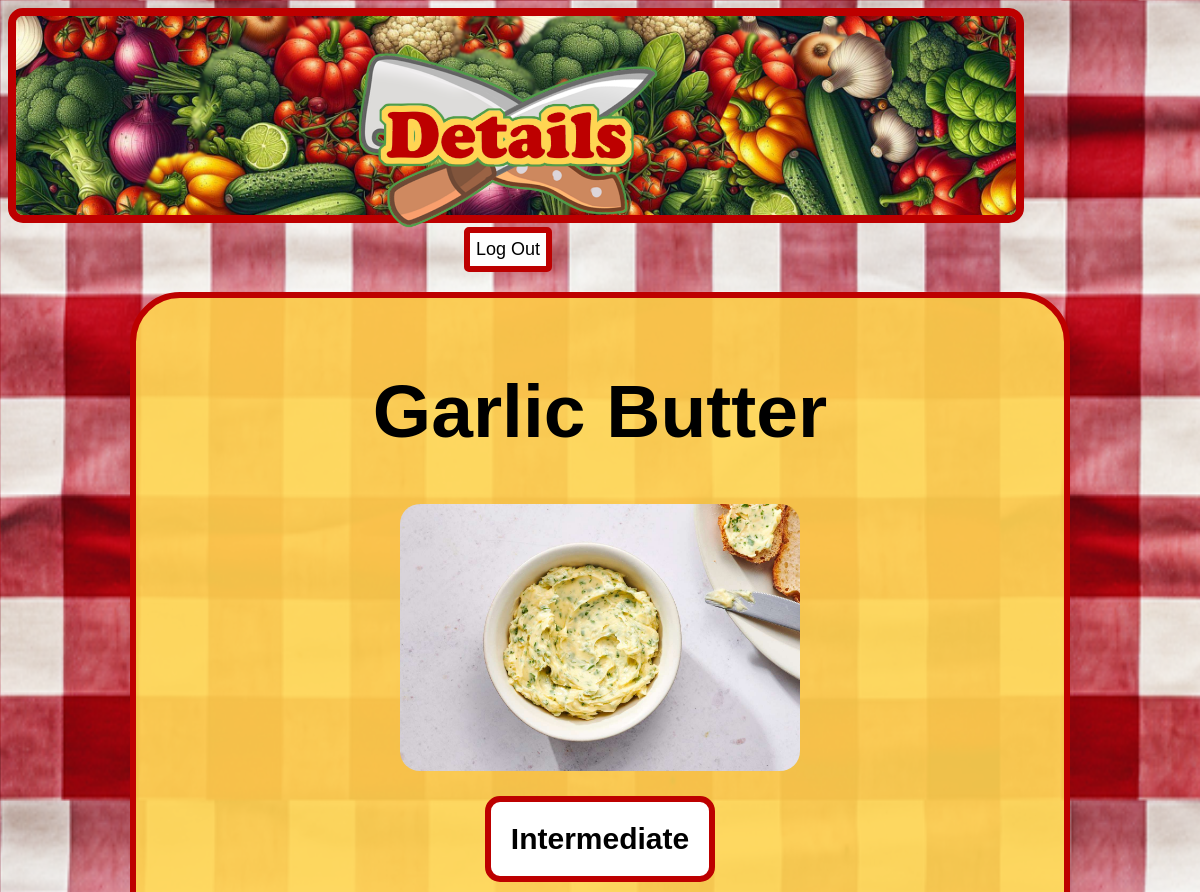
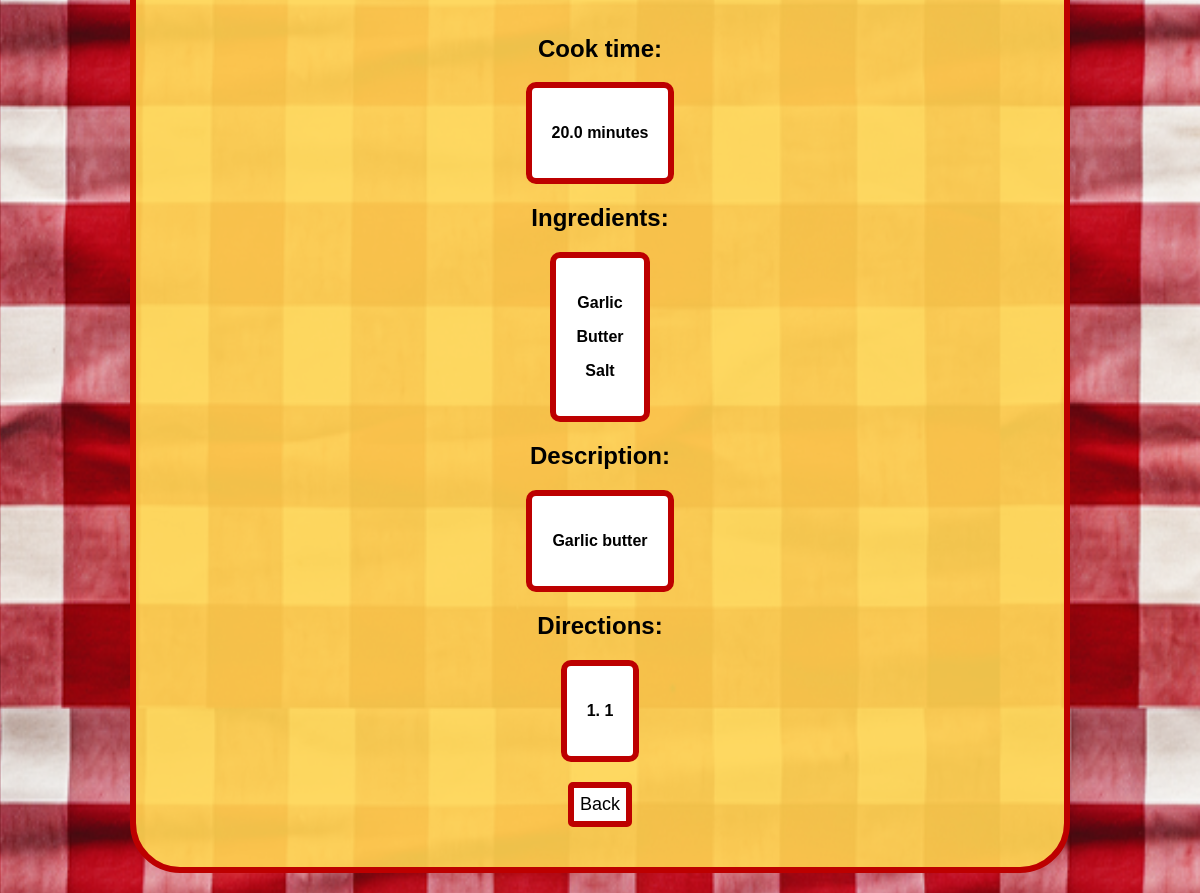
Screenshot of /all_recipes/12 (signed in) with the database file from the repository (2 pictures, top to bottom).
### recipes/models.py (models this page shows, shortened)
class Recipe(models.Model):
    name = models.CharField(max_length=50)
    cook_time = models.FloatField(help_text='in minutes')
    ingredients = models.CharField(max_length=120)
    description = models.TextField(max_length=200)
    steps = models.TextField(max_length=1000, help_text='Seperate each step with two commas')
    image = models.ImageField(upload_to='recipe_images', default='no_img.PNG')
    def calc_difficulty(self):
        ingredients = self.ingredients.split(', ')
        if self.cook_time < 10 and len(ingredients) < 4:
            self.difficulty = 'Easy'
        elif self.cook_time < 10 and len(ingredients) >= 4:
            self.difficulty = 'Medium'
        elif self.cook_time >= 10 and len(ingredients) < 4:
            self.difficulty = 'Intermediate'
        else:
            self.difficulty = 'Hard'
        return self.difficulty
    def ingredients_to_list(self):
        ingredients_list = self.ingredients.split(',')
        return ingredients_list
    def steps_to_list(self):
        steps_list = self.steps.split(',, ')
        numbered_steps = []
        for index, item in enumerate(steps_list):
            numbered_item = f'{index + 1}. {item}'
            numbered_steps.append(numbered_item)
        return numbered_steps

### recipes/views.py (the view)
# urls.py: path('all_recipes/<int:pk>', ViewRecipeDetails.as_view(), name='details'),
class ViewRecipeDetails(LoginRequiredMixin, DetailView):
    model = Recipe
    template_name = 'recipes/details.html'

### recipes/templates/recipes/details.html (shortened to what this page needs)
<!DOCTYPE html>
<html>
    <head>
        {% load static %}
        <link rel="stylesheet" type="text/css" href="{% static 'recipes/css/styles.css' %}">
    </head>
    <body>
        <div class="banner">
            <img id="logo" src="{% static 'recipes/images/details.png' %}">
            {% if user.is_authenticated %}
                <button>
                    <a href="/success/">Log Out</a>
                </button>
            {% endif %}
        </div>
        <div class="recipe_details">
            <h1>{{object.name}}</h1>
            <img style="width: 400px; border-radius: 20px;" src="{{object.image.url}}">
            <h2 class="difficulty">{{object.calc_difficulty}}</h2>
            <h2>Cook time:</h2>
            <div class="details_box">
                <p>{{object.cook_time}} minutes</p>
            </div>
            <h2>Ingredients:</h2>
            <div class="details_box">
                {% for ingredient in object.ingredients_to_list %}
                    <p>{{ingredient}}</p>
                {% endfor %}
            </div>
            <h2>Description:</h2>
            <div class="details_box">
                <p>{{object.description}}</p>
            </div>
            <h2>Directions:</h2>
            <div class="details_box">
                {% for step in object.steps_to_list %}
                <p>{{step}}</p>
                {% endfor %}
            </div>
            <button style="margin: 20px;" onclick="goBack()">
                Back
            </button>
        </div>
    </body>
</html>

### recipes/static/recipes/css/styles.css (style rules this page uses)
* { font-family: Verdana, Geneva, Tahoma, sans-serif; list-style: none; }
body { background-image: url("../images/background.png"); background-repeat: repeat; background-size: 1000px 800px; }
.banner { position: relative; width: 1000px; text-align: center; }
#logo { position: absolute; top: 50%; left: 50%; transform: translate(-50%, -50%); width: 300px; z-index: 1; }
button { background-color: white; font-size: large; border-width: 6px; border-color: rgb(189, 000, 000); border-style: solid; border-radius: 5px; padding: 6px; }
a { text-decoration: none; color: black; }

### recipes/templates/recipes/details.html (style rules this page uses)
.recipe_details { display: flex; flex-direction: column; justify-content: center; align-items: center; background-color: rgba(255, 213, 082, .9); border-radius: 50px; border-color: rgb(189, 000, 000); border-style: solid; border-width: 6px; margin: 20px auto; width: 75%; text-align: center; padding: 20px; }
h1 { font-size: 75px; }
.difficulty { background-color: white; font-size: 30px; padding: 20px; border-width: 6px; border-color: rgb(189, 000, 000); border-style: solid; border-radius: 15px; }

### rows the page displays
Recipe: name "Garlic Butter", image (picture), calc_difficulty "Intermediate", cook_time "20.0", description "Garlic butter"

### other values shown
{{ ingredient }} "Garlic" "Butter" "Salt"
{{ step }} "1. 1"
